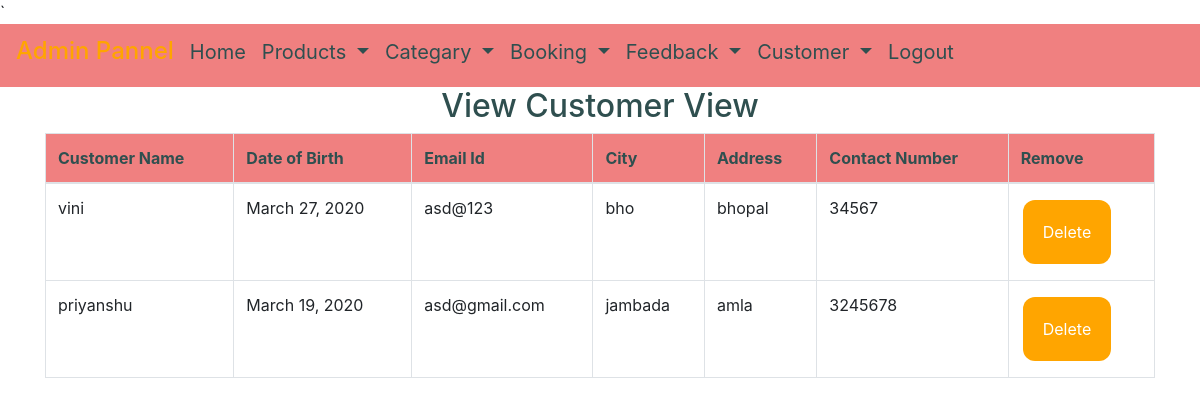
/view_customer (signed in), run on the app's committed database.
### shop/models.py (models this page shows, shortened)
class Profile(models.Model):
    user = models.ForeignKey(User, on_delete=models.CASCADE, null=True)
    dob = models.DateField(null=True)
    city = models.CharField(max_length=30, null=True)
    address = models.CharField(max_length=50, null=True)
    contact = models.CharField(max_length=10, null=True)

### shop/views.py (the view)
# urls.py: path('view_customer', View_Customer, name='view_customer'),
def View_Customer(request):
    if not request.user.is_staff:
        return redirect('login_admin')
    cust = Profile.objects.all()
    d = {'cus': cust}
    return render(request, 'view_customer.html', d)

### shop/templates/view_customer.html (shortened to what this page needs)
{% extends 'admin_navigation.html' %}
{% block body %}
<center><h2 style="color:DarkSlateGrey">View Customer View</h2></center>
 <div class="container">
<table class="table table-bordered" id="myTable">
  <thead>
  <tr>
    <th>Customer Name</th>
    <th>Date of Birth</th>
      <th>Email Id</th>
    <th>City</th>
      <th>Address</th>
      <th>Contact Number</th>
    <th>Remove</th>
  </tr>
  </thead>
   <tbody>
    {% for i in cus %}
  <tr>
    <td>{{i.user.username}}</td>
    <td>{{i.dob}}</td>
    <td>{{i.user.email}}</td>
    <td>{{i.city}}</td>
    <td>{{i.address}}</td>
      <td>{{i.contact}}</td>
    {% if i.user.is_staff %}
    <td><button2 class="button2 button1" style="bockground-color:red">Staff_User</button2></td>
    {% else %}
      <td><a href="{% url 'delete_customer' i.id %}"><button class="button button1">Delete</button></a></td>
    {% endif %}
  </tr>
    {% endfor %}
    </tbody>
</table>
 </div>
{% endblock %}

### shop/templates/admin_navigation.html (style rules this page uses)
.button { background-color: orange; border: none; color: white; padding: 20px; text-align: center; text-decoration: none; display: inline-block; font-size: 16px; margin: 4px 2px; cursor: pointer; }
.button1 { border-radius: 12px; }
th { background-color:LightCoral; color:darkslategrey; }

### data on the page
Profile: user.username "vini", dob "March 27, 2020", user.email "asd@123", city "bho", address "bhopal", contact "34567", shows "Delete"
Profile: user.username "priyanshu", dob "March 19, 2020", user.email "asd@gmail.com", city "jambada", address "amla", contact "3245678", shows "Delete"
